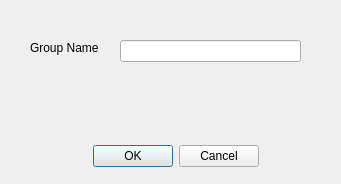
<?xml version="1.0" encoding="UTF-8"?>
<ui version="4.0">
 <class>DialogCreateGroup</class>
 <widget class="QDialog" name="DialogCreateGroup">
  <property name="geometry">
   <rect>
    <x>0</x>
    <y>0</y>
    <width>341</width>
    <height>184</height>
   </rect>
  </property>
  <property name="windowTitle">
   <string>创建检测框组</string>
  </property>
  <widget class="QLabel" name="labelGroupName">
   <property name="geometry">
    <rect>
     <x>30</x>
     <y>40</y>
     <width>81</width>
     <height>16</height>
    </rect>
   </property>
   <property name="text">
    <string>Group Name</string>
   </property>
  </widget>
  <widget class="QLineEdit" name="lineEditGroupName">
   <property name="geometry">
    <rect>
     <x>120</x>
     <y>40</y>
     <width>181</width>
     <height>22</height>
    </rect>
   </property>
  </widget>
  <widget class="QDialogButtonBox" name="buttonBox">
   <property name="geometry">
    <rect>
     <x>60</x>
     <y>140</y>
     <width>231</width>
     <height>32</height>
    </rect>
   </property>
   <property name="orientation">
    <enum>Qt::Horizontal</enum>
   </property>
   <property name="standardButtons">
    <set>QDialogButtonBox::Cancel|QDialogButtonBox::Ok</set>
   </property>
   <property name="centerButtons">
    <bool>true</bool>
   </property>
  </widget>
 </widget>
 <layoutdefault spacing="6" margin="11"/>
 <resources/>
 <connections>
  <connection>
   <sender>buttonBox</sender>
   <signal>rejected()</signal>
   <receiver>DialogCreateGroup</receiver>
   <slot>reject()</slot>
   <hints>
    <hint type="sourcelabel">
     <x>175</x>
     <y>235</y>
    </hint>
    <hint type="destinationlabel">
     <x>199</x>
     <y>149</y>
    </hint>
   </hints>
  </connection>
  <connection>
   <sender>buttonBox</sender>
   <signal>accepted()</signal>
   <receiver>DialogCreateGroup</receiver>
   <slot>accept()</slot>
   <hints>
    <hint type="sourcelabel">
     <x>175</x>
     <y>235</y>
    </hint>
    <hint type="destinationlabel">
     <x>199</x>
     <y>149</y>
    </hint>
   </hints>
  </connection>
 </connections>
</ui>
